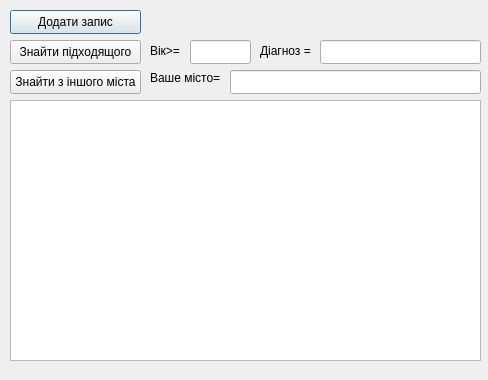
<?xml version="1.0" encoding="UTF-8"?>
<ui version="4.0">
 <class>Dialog</class>
 <widget class="QDialog" name="Dialog">
  <property name="geometry">
   <rect>
    <x>0</x>
    <y>0</y>
    <width>488</width>
    <height>380</height>
   </rect>
  </property>
  <property name="windowTitle">
   <string>Dialog</string>
  </property>
  <widget class="QPushButton" name="pushButton">
   <property name="geometry">
    <rect>
     <x>10</x>
     <y>10</y>
     <width>131</width>
     <height>24</height>
    </rect>
   </property>
   <property name="text">
    <string>Додати запис</string>
   </property>
  </widget>
  <widget class="QTextEdit" name="textEdit">
   <property name="geometry">
    <rect>
     <x>10</x>
     <y>100</y>
     <width>471</width>
     <height>261</height>
    </rect>
   </property>
  </widget>
  <widget class="QPushButton" name="pushButton_2">
   <property name="geometry">
    <rect>
     <x>10</x>
     <y>70</y>
     <width>131</width>
     <height>24</height>
    </rect>
   </property>
   <property name="text">
    <string>Знайти з іншого міста</string>
   </property>
  </widget>
  <widget class="QLineEdit" name="lineEdit">
   <property name="geometry">
    <rect>
     <x>230</x>
     <y>70</y>
     <width>251</width>
     <height>24</height>
    </rect>
   </property>
  </widget>
  <widget class="QLineEdit" name="lineEdit_2">
   <property name="geometry">
    <rect>
     <x>190</x>
     <y>40</y>
     <width>61</width>
     <height>24</height>
    </rect>
   </property>
  </widget>
  <widget class="QLineEdit" name="lineEdit_3">
   <property name="geometry">
    <rect>
     <x>320</x>
     <y>40</y>
     <width>161</width>
     <height>24</height>
    </rect>
   </property>
  </widget>
  <widget class="QPushButton" name="pushButton_3">
   <property name="geometry">
    <rect>
     <x>10</x>
     <y>40</y>
     <width>131</width>
     <height>24</height>
    </rect>
   </property>
   <property name="text">
    <string>Знайти підходящого</string>
   </property>
  </widget>
  <widget class="QLabel" name="label">
   <property name="geometry">
    <rect>
     <x>150</x>
     <y>40</y>
     <width>51</width>
     <height>21</height>
    </rect>
   </property>
   <property name="text">
    <string>Вік&gt;=</string>
   </property>
  </widget>
  <widget class="QLabel" name="label_2">
   <property name="geometry">
    <rect>
     <x>260</x>
     <y>40</y>
     <width>61</width>
     <height>21</height>
    </rect>
   </property>
   <property name="text">
    <string>Діагноз =</string>
   </property>
  </widget>
  <widget class="QLabel" name="label_3">
   <property name="geometry">
    <rect>
     <x>150</x>
     <y>70</y>
     <width>71</width>
     <height>16</height>
    </rect>
   </property>
   <property name="text">
    <string>Ваше місто=</string>
   </property>
  </widget>
 </widget>
 <resources/>
 <connections/>
</ui>
